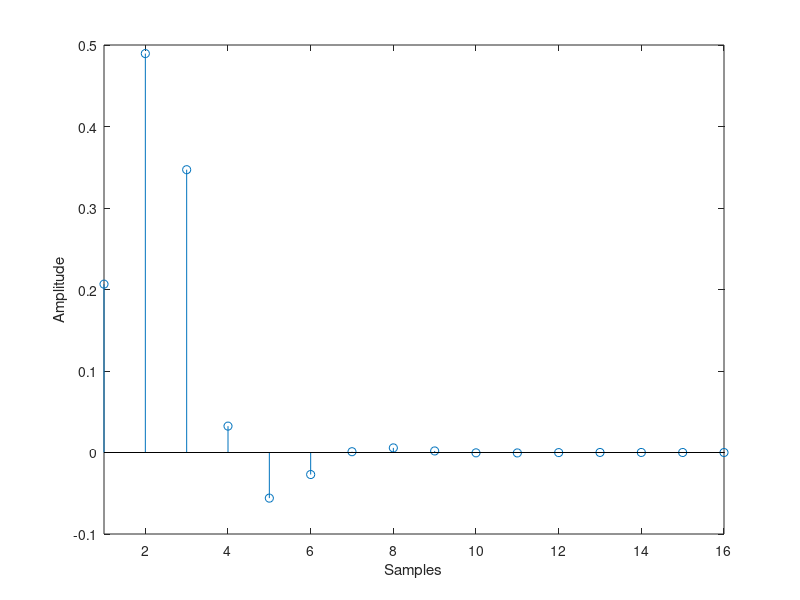

Reproduce this figure in MATLAB. (Note: this script raises an error after producing the figure.)
% Filter coefficients
b = [0.206572, 0.413144, 0.206572]; % Feedforward coefficients (x[n] terms)
a = [1, -0.369527, 0.195816];       % Feedback coefficients (y[n] terms)

% Impulse response:
x = [1, zeros(1, 19)]; % An impulse signal (1 followed by nineteen 0s)

% Apply the filter
y = filter(b, a, x);

figure; 
stem(y(1:16));
ylabel('Amplitude');
xlabel('Samples');
xlim([1,16]);

N_fft = 1024;

H = freqz(b,a,'whole', N_fft);

abs_H = abs(H);
freq = linspace(0, 0.5, N_fft);
magnitude = abs_H(1:N_fft);
figure;
plot_mag(freq, magnitude)

% Compute the group delay
g = grpdelay(b, a, N_fft, 'whole');

% Normalized frequency for plotting
figure;
plot_grpdelay(freq, g);

% Define the coefficient a
a = -0.9;

% Define the filter coefficients for A0(z)
b = [a, 1];   % Numerator coefficients: a + z^-1
a = [1, a];   % Denominator coefficients: 1 + az^-1

% Number of points for the frequency response
N_fft = 1024;

% Compute the frequency response
H = freqz(b, a, N_fft);

% Plot the magnitude and phase response
figure;

% Magnitude response
subplot(3, 1, 1);
plot_mag(freq, abs(H));

% Phase response
subplot(3, 1, 2);
phase = unwrap(angle(H))/pi;
plot_phase(freq, phase);

% Compute the group delay
g = grpdelay(b, a, N_fft, 'whole');

% Normalized frequency for plotting
subplot(3, 1, 3);
plot_grpdelay(freq, g); 

% Two allpass filters
% Define the coefficient alpha for A0(z)
alpha = -0.15;

% Define the filter coefficients for A0(z)
b0 = [alpha, 1];  % Numerator coefficients: alpha + z^-1
a0 = [1, alpha];  % Denominator coefficients: 1 + alpha*z^-1

% Define the filter coefficients for A1(z) (identity filter)
b1 = 1; % Numerator coefficient
a1 = 1; % Denominator coefficient

% Compute the frequency response for both filters
H0 = freqz(b0, a0, N_fft);
H1 = freqz(b1, a1, N_fft);

% Compute the overall system response by adding the responses
H_total = H0 + H1;

% Compute the group delay for the overall system
g = grpdelay(H_total, 1, N_fft);

% Plot the magnitude response in dB and the group delay
figure;

% Magnitude response in dB
subplot(2, 1, 1);
plot_db(freq, 20*log10(abs(H_total)))

% Group delay
subplot(2, 1, 2);
plot_grpdelay(freq, g);


function plot_mag(freq, magnitude)
plot(freq, magnitude);
ylabel('Magnitude');
xlabel('Normalised Frequency');
end

function plot_phase(freq, phase)
plot(freq, phase);
ylabel('Phase pi radians');
xlabel('Normalised Frequency');
end

function plot_grpdelay(freq, g)
plot(freq, g);
ylabel('Group delay samples');
xlabel('Normalised Frequency');
end

function plot_db(freq, magnitude)
plot(freq, magnitude);
ylabel('Magnitude (dB)');
xlabel('Normalised Frequency');
end
